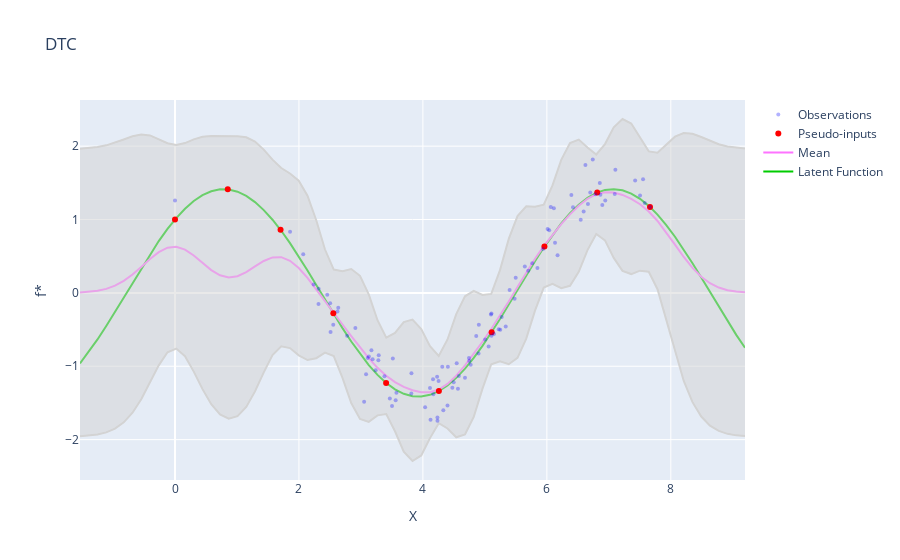

Notebook source saved alongside this figure:
### Markdown cell above
## DTC

### Code cell
model3 = DTC(X, y, p_optimized=True)
mean3, cov3 = model3.predict(X_pred.clone())

visualize(X, y, X_pred, f, mean3, cov3, p_inputs=model3.pseudo_inputs, title="DTC")
